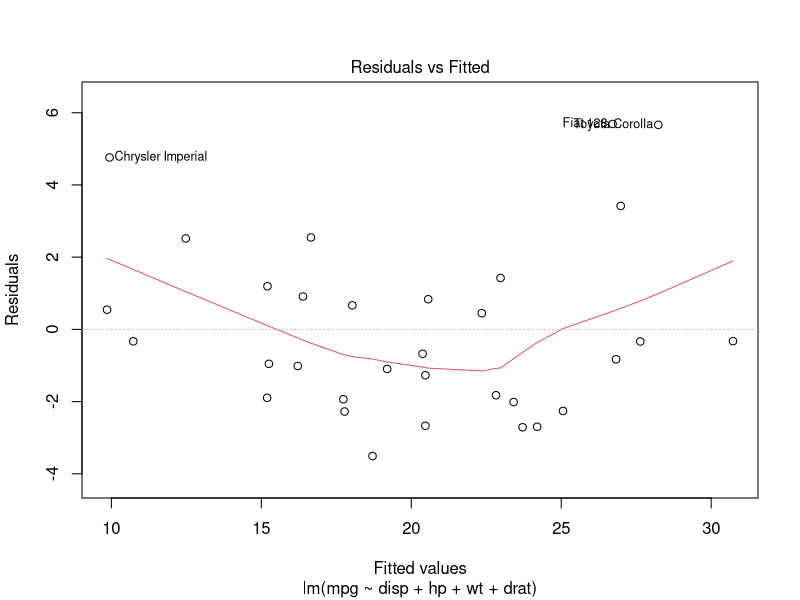
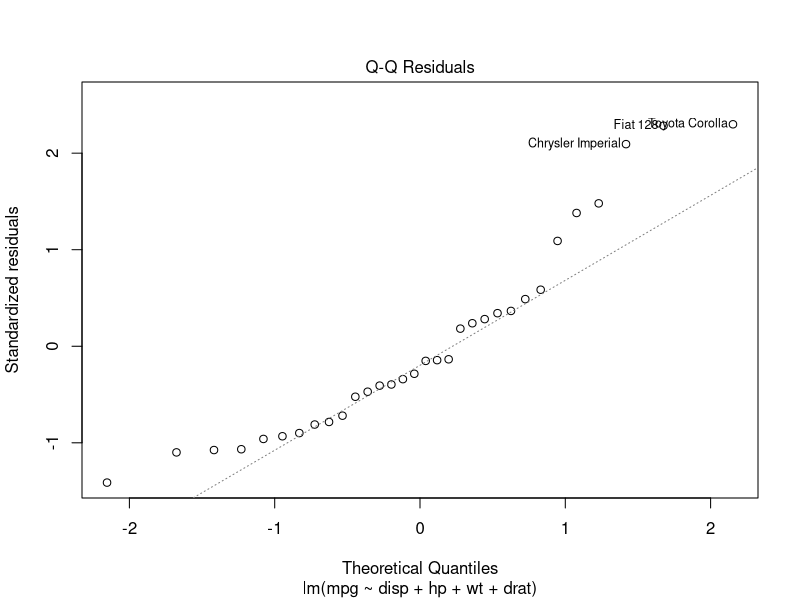
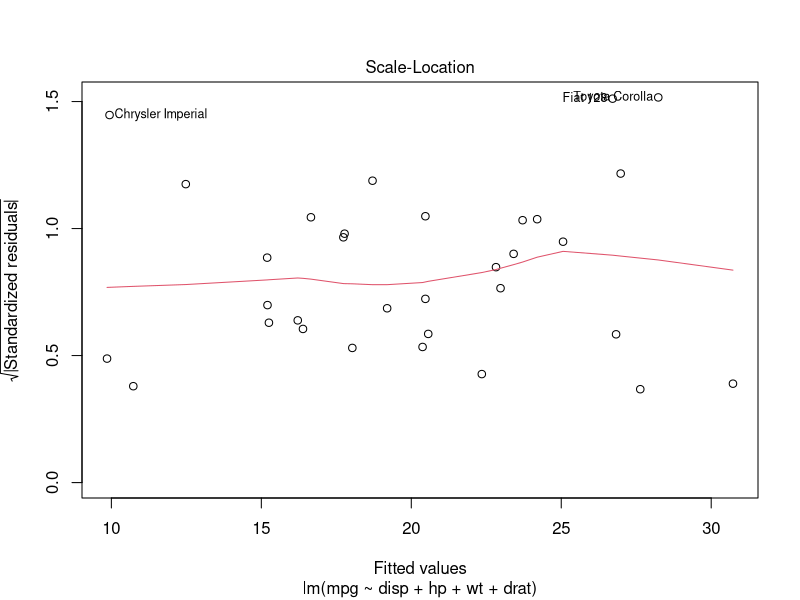
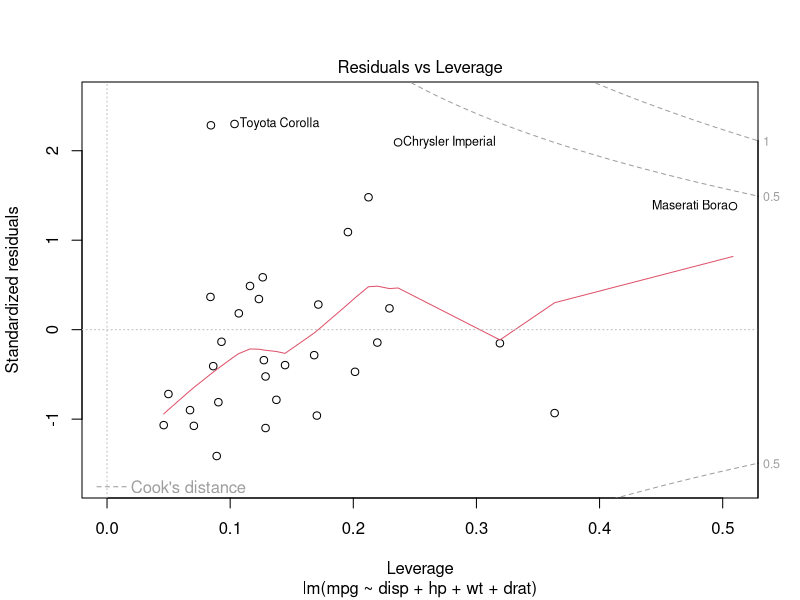
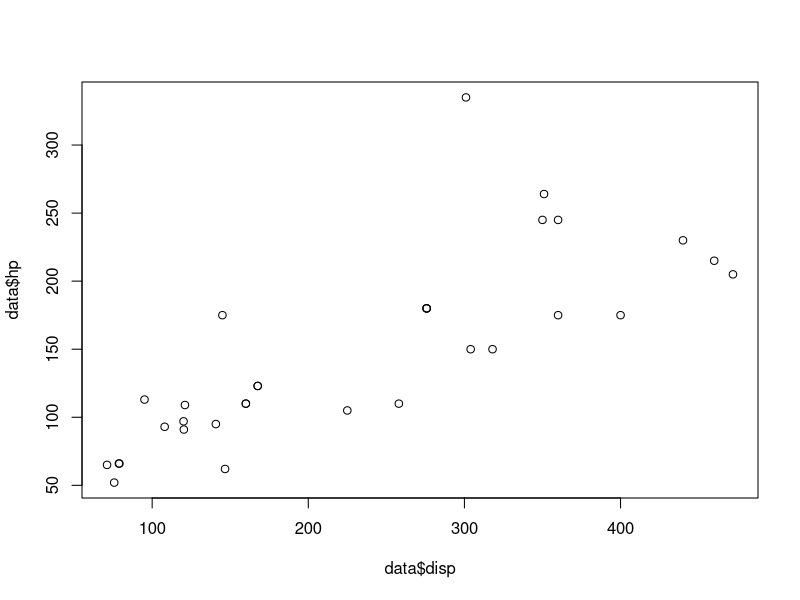
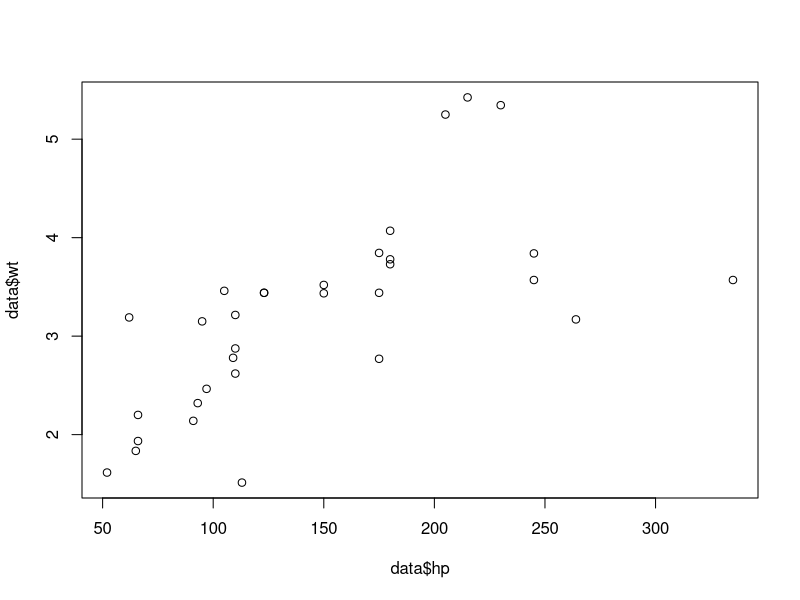

Write R code to recreate these figures, in order.


library(car)
library(lmtest)
library(sandwich)

data = mtcars

# Q1.1: Using the mtcars data, run a multiple linear regression to find the effect of displacement (disp), gross horsepower (hp), weight (wt), 
# and rear axle ratio (drat) on the miles per gallon (mpg).

model1 = lm(mpg ~ disp + hp + wt + drat, data = data)
plot(model1)


# Q1.2: For each of the 6 CLM assumptions, assess whether the assumption holds. 
# Where possible, demonstrate multiple ways of assessing an assumption. 
# When an assumption appears violated, state what steps you would take in response.
 
# 1. Linear population model --- ok

# 2. Random Sampling --- not sure. depending on the data and the collection methods. 

# 3. No perfect multicollinearity --- "perfect". no need to test, because R will throw an error if violated

plot(data$disp, data$hp)
plot(data$hp, data$wt)

# 4. Zero-conditional mean --- E(u|x).  Residuals vs. Fitted. if violated, the OLS estimators are biased. 
# Response: transformation. use EDA to try to isolate cause of the non-linearity.
# 4' exogeniety assumption => 
# for consistency CLM 1-3, CLM 4' exogeniety cov(xj, u) = 0 for all j.

# 5. Homoskedasticity --- Residuals vs. Fitted. thickness of the band
# Scale-Location. Red line reasonably straight
# response - if violated, use robust standard errors

# 6. Normality of Errors --- q-q plot, shapiro wilkes test, look at the residuals directly. large sample => rely on asymptotics
# 

# Q1.3: In addition to the above, assess to what extent (imperfect) multicollinearity is affecting your inference.


# 
# Q1.4 Interpret your slope coefficients, and note which ones are significantly different from zero. 
# Whether or not you detected heteroskedasticity above, be conservative in this step and use robust standard errors.
